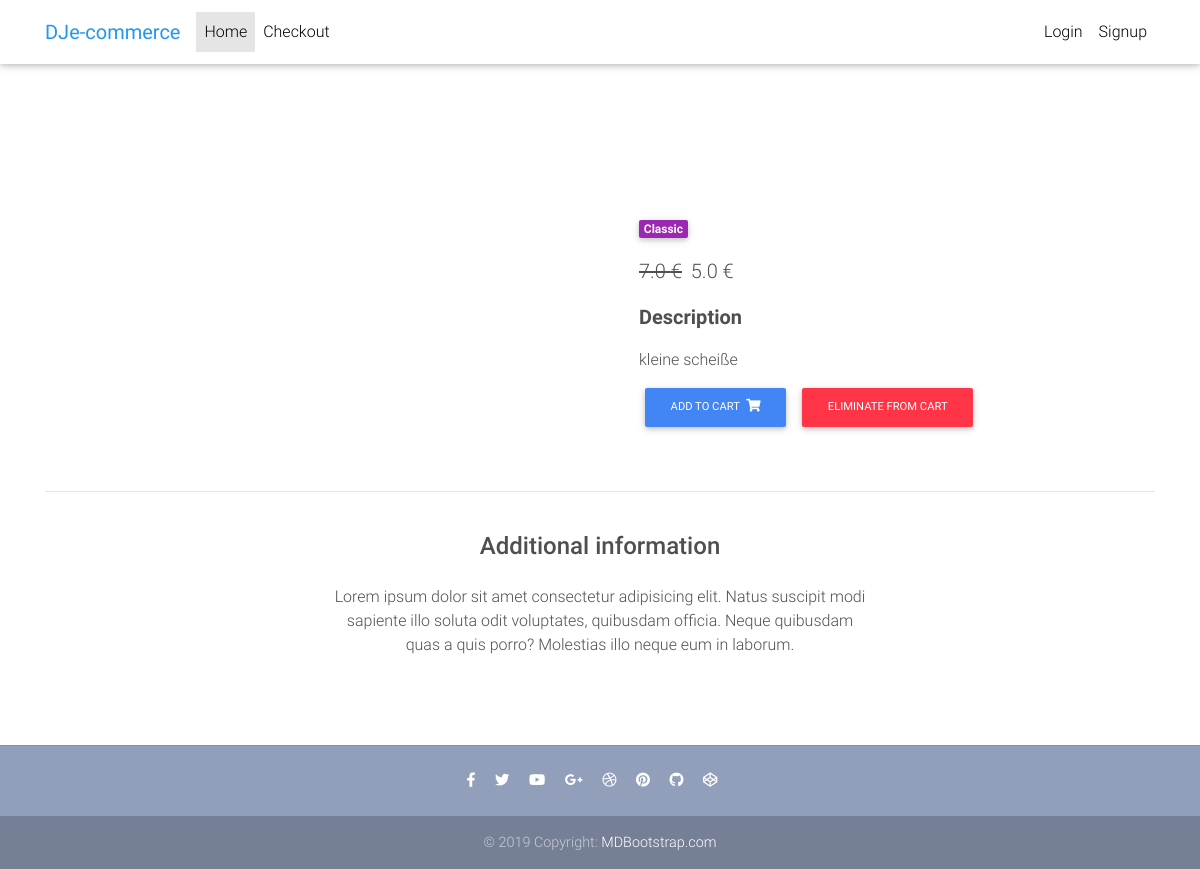
The app's page /book_detail/some1/ with its own data.
### book/models.py (models this page shows, shortened)
class Book(models.Model):
    title = models.CharField(max_length=100)
    discount_price = models.FloatField(blank=True, null=True)
    price = models.FloatField()
    category = models.CharField(choices=GENGRE_ELECTION, max_length=2)
    sticker = models.CharField(choices=STICKER_CHOICES, max_length=2)
    slug= models.SlugField()
    description = models.TextField()
    def get_add_book_to_cart_url(self):
        return reverse("book:add_book_to_cart", kwargs={'slug': self.slug})
    def get_remove_book_from_cart(self):
        return reverse("book:remove_book_from_cart", kwargs={'slug': self.slug})

### book/views.py (the view)
# urls.py: path('book_detail/<slug>/', BookDetailView.as_view(), name='book_detail'),
class BookDetailView(DetailView):
    model = Book
    template_name = "book_detail.html"

### templates/book_detail.html (shortened to what this page needs)
{% extends "base.html" %}
{% load static %}
{% block content %}
  <main class="mt-5 pt-4">
    <div class="container dark-grey-text mt-5">
      <div class="row wow fadeIn">
        <div class="col-md-6 mb-4">
        </div>
        <div class="col-md-6 mb-4">
          <div class="p-4">
            <div class="mb-3">
              <a href="">
                <span class="badge purple mr-1">{{ object.get_category_display }}</span>
              </a>
            </div>
            <p class="lead">
              {% if object.discount_price %}
              <span class="mr-1">
                <del>{{ object.price }} €</del>
              </span>
              <span>{{ object.discount_price }} €</span>
              {% else %}
              <span>{{ object.price }} €</span>
              {% endif %}
            </p>
            <p class="lead font-weight-bold">Description</p>
            <p>{{ object.description }}</p>
            <a href="{{ object.get_add_book_to_cart_url }}" class="btn btn-primary btn-md my-0 p">Add to cart
              <i class="fas fa-shopping-cart ml-1"></i>
            </a>
            <a href="{{ object.get_remove_book_from_cart }}" class="btn btn-danger btn-md my-0 p">Eliminate from cart
            </a>
          </div>
        </div>
      </div>
      <hr>
      <div class="row d-flex justify-content-center wow fadeIn">
        <div class="col-md-6 text-center">
          <h4 class="my-4 h4">Additional information</h4>
          <p>Lorem ipsum dolor sit amet consectetur adipisicing elit. Natus suscipit modi sapiente illo soluta odit
            voluptates,
            quibusdam officia. Neque quibusdam quas a quis porro? Molestias illo neque eum in laborum.</p>
        </div>
      </div>
      <div class="row wow fadeIn">
        <div class="col-lg-4 col-md-12 mb-4">
        </div>
        <div class="col-lg-4 col-md-6 mb-4">
        </div>
        <div class="col-lg-4 col-md-6 mb-4">
        </div>
      </div>
    </div>
  </main>
{% endblock content %}

### templates/base.html (style rules this page uses)
html, body, header, .carousel { height: 60vh; }

### records on screen
Book: category "Classic", price "7.0", discount_price "5.0", description "kleine scheiße"
